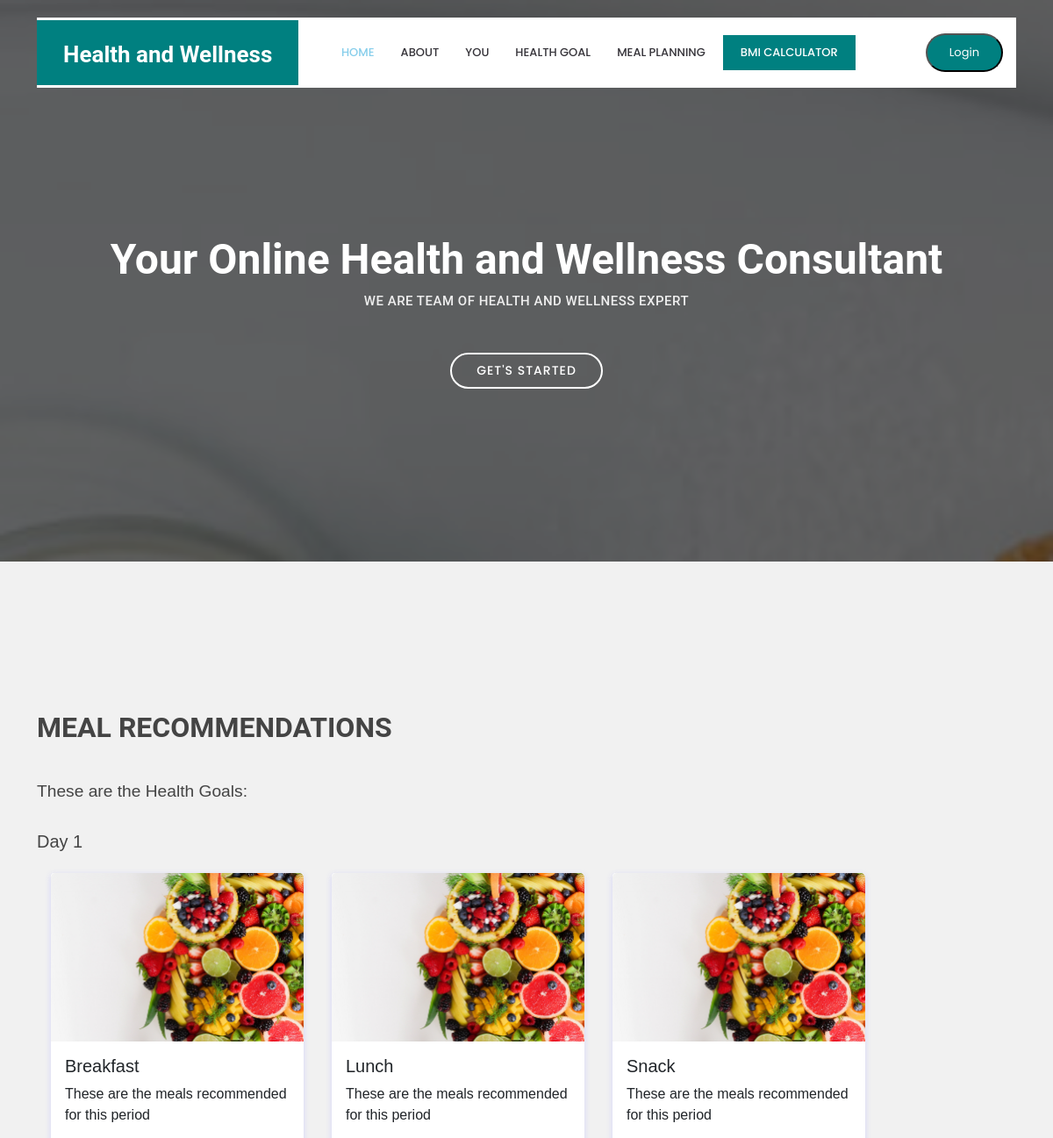
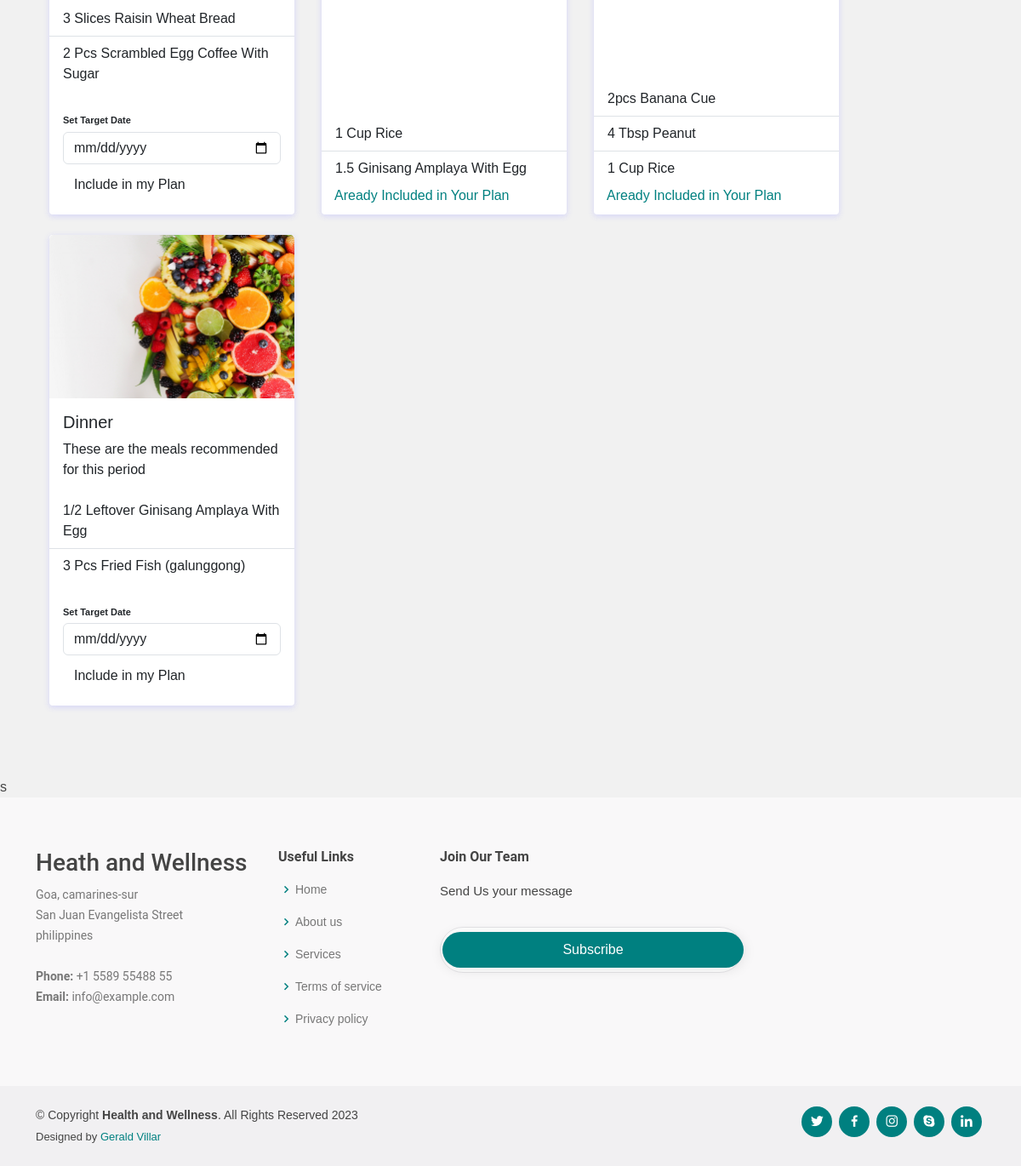
The app's page / (signed in) with its own data (2 pictures, top to bottom).
### tables this page shows
CREATE TABLE `meal_plans` (
  `id` int(11) NOT NULL,
  `user_id` int(11) DEFAULT NULL,
  `plan_name` varchar(50) NOT NULL,
  `daily_meal_schedule` varchar(100) NOT NULL,
  `portion_sizes` varchar(100) NOT NULL,
  `category_id` int(1) DEFAULT NULL
);

### index.php (the view, shortened to what this page needs)
<?php
	include("connection.php");
  if(!isset($category)){
    $category = 1;
  }
  $breakfast_day1 = $database->query('select * from meal_plans where category_id='.$category.' and daily_meal_schedule = "day1" and plan_name = "breakfast"');
  $breakfast_day1 = $breakfast_day1->fetch_assoc();
  $lunch_day1 = $database->query('select * from meal_plans where category_id='.$category.' and daily_meal_schedule = "day1" and plan_name = "lunch"');
  $lunch_day1 = $lunch_day1->fetch_assoc();
  $snack_day1 = $database->query('select * from meal_plans where category_id='.$category.' and daily_meal_schedule = "day1" and plan_name = "snack"');
  $snack_day1 = $snack_day1->fetch_assoc();
  $dinner_day1 = $database->query('select * from meal_plans where category_id='.$category.' and daily_meal_schedule = "day1" and plan_name = "dinner"');
  $dinner_day1 = $dinner_day1->fetch_assoc();
  $user = 0;
  if(isset($_SESSION['user_id'])){
    $user = $_SESSION['user_id'];
  }else{
    $user = 0;
  }
  $plans = $database->query('select * from goals where user_id = '.$user.'');
?>
<!DOCTYPE html>
<html lang="en">
<head>
  <link href="assets/vendor/aos/aos.css" rel="stylesheet">
  <link href="assets/vendor/bootstrap-icons/bootstrap-icons.css" rel="stylesheet">
  <link href="assets/vendor/boxicons/css/boxicons.min.css" rel="stylesheet">
  <link href="assets/vendor/glightbox/css/glightbox.min.css" rel="stylesheet">
  <link href="assets/vendor/remixicon/remixicon.css" rel="stylesheet">
  <link href="assets/vendor/swiper/swiper-bundle.min.css" rel="stylesheet">
  <link href="assets/vendor/bootstrap/css/bootstrap.min.css" rel="stylesheet">
  <link href="assets/css/style.css" rel="stylesheet">
</head>
<body>
  <header id="header" class="fixed-top d-flex align-items-center">
    <div class="container">
      <div class="header-container d-flex align-items-center justify-content-between">
        <div class="logo">
          <h1 class="text-light"><a href="loggedin.php"><span style="font-family: roboto;">Health and Wellness</span></a></h1>
        </div>
        <nav id="navbar" class="navbar">
          <ul>
            <li><a class="nav-link scrollto active" href="loggedin.php">Home</a></li>
            <li><a class="nav-link scrollto" href="About.html">About</a></li>
            <li><a class="nav-link scrollto" href="you.php">You</a></li>
            <li><a class="nav-link scrollto " href="healthgoal.php">Health Goal</a></li>
            <li><a class="nav-link scrollto" href="mealplanning.php">Meal Planning</a></li>
            <li><a class="nav-link scrollto" id="openModalLink">BMI Calculator</a></li>
            <a href="login.php">
            <li><button type="submit" class="getstarted scrollto">
              Login
            </button></li>
            </a>
          </ul>
        </nav>
      </div>
    </div>
  </header>
<section id="hero" class="d-flex align-items-center">
    <div class="container text-center position-relative" data-aos="fade-in" data-aos-delay="200">
      <h1 style="font-family: roboto">Your Online Health and Wellness Consultant </h1>
      <h2 style="font-family: roboto;">We are team of Health and Wellness Expert</h2>
      <a href="#meals" class="btn-get-started scrollto">Get's Started</a>
    </div>
  </section>
  <section id="portfolio" data-aos="fade-up" class="portfolio" style="margin-top: 100px;">
      <div class="container d-flex flex-wrap">
  <div class="section-title w-100" data-aos="fade-left">
          <h2>Meal Recommendations</h2>
          <p style = "font-size: larger;">These are the Health Goals: </p>
  </div>
  <h5 style="font-family:Arial, sans-serif" class="card-title w-100 mb-4">Day 1</h5>
  <div class="card mx-3" style="width: 18rem; font-family:Arial,sans-serif;">
  <img src="assets/img/samlpe.jpg" class="card-img-top" alt="...">
  <div class="card-body">
    <h5 class="card-title" style="font-family:Arial,sans-serif;" ><?php echo ucfirst($breakfast_day1['plan_name']); ?></h5>
    <p class="card-text">These are the meals recommended for this period</p>
  </div>
  <ul class="list-group list-group-flush">
  <?php $meals = explode("\n", $breakfast_day1["portion_sizes"]);
        foreach($meals as $meal):
  ?>
    <li class="list-group-item"><?php echo ucwords($meal); ?></li>
    <?php endforeach; ?>
  </ul>
    <?php $form = '<div class="card-body">
    <form action="setGoal.php" method="post">
    <input type="hidden" value='.$breakfast_day1['id'].' name="goal_type">
    <label id="plan" class="plan" style="font-family:Arial,sans-serif; font-size: 11px;">Set Target Date</label>
    <input type="date" name="target_date" id="plan" class="plan form-control">
    <button type="submit" class="btn card-link">Include in my Plan</button>
    </form>
    </div>'; ?>
    <?php echo $form; ?>
</div>
<div class="card mx-3" style="width: 18rem; font-family:Arial,sans-serif;">
  <img src="assets/img/samlpe.jpg" class="card-img-top" alt="...">
  <div class="card-body">
    <h5 class="card-title" style="font-family:Arial,sans-serif;" ><?php echo ucfirst( $lunch_day1['plan_name']); ?></h5>
    <p class="card-text">These are the meals recommended for this period</p>
  </div>
  <ul class="list-group list-group-flush">
  <?php $meals = explode("\n", $lunch_day1["portion_sizes"]);
        foreach($meals as $meal):
  ?>
    <li class="list-group-item"><?php echo ucwords($meal); ?></li>
    <?php endforeach; ?>
  </ul>
  <?php foreach($plans as $goal) :?>
    <?php if($goal['type_id'] != $lunch_day1['id']):?>
      <?php $form = '<div class="card-body">
    <form action="setGoal.php" method="post">
    <input type="hidden" value='.$lunch_day1['id'].' name="goal_type">
    <label id="plan" class="plan" style="font-family:Arial,sans-serif; font-size: 11px;">Set Target Date</label>
    <input type="date" name="target_date" id="plan" class="plan form-control">
    <button type="submit" class="btn card-link">Include in my Plan</button>
    </form>
  </div>'; ?>
  <?php else: ?>
    <?php $form = '<a href="#" class="btn-sm" style="padding-left: 15px; padding-bottom: 10px;">Aready Included in Your Plan</a> ';
    break; ?>
    <?php endif; ?>
    <?php endforeach;?>
    <?php echo $form; ?>
</div>
<div class="card mx-3" style="width: 18rem; font-family:Arial,sans-serif;">
  <img src="assets/img/samlpe.jpg" class="card-img-top" alt="...">
  <div class="card-body">
    <h5 class="card-title" style="font-family:Arial,sans-serif;" ><?php echo ucfirst( $snack_day1['plan_name']); ?></h5>
    <p class="card-text">These are the meals recommended for this period</p>
  </div>
  <ul class="list-group list-group-flush">
  <?php $meals = explode("\n", $snack_day1["portion_sizes"]);
        foreach($meals as $meal):
  ?>
    <li class="list-group-item"><?php echo ucwords($meal); ?></li>
    <?php endforeach; ?>
  </ul>
  <?php foreach($plans as $goal) :?>
    <?php if($goal['type_id'] != $snack_day1['id']):?>
      <?php $form = '<div class="card-body">
    <form action="setGoal.php" method="post">
    <input type="hidden" value='.$snack_day1['id'].' name="goal_type">
    <label id="plan" class="plan" style="font-family:Arial,sans-serif; font-size: 11px;">Set Target Date</label>
    <input type="date" name="target_date" id="plan" class="plan form-control">
    <button type="submit" class="btn card-link">Include in my Plan</button>
    </form>
  </div>'; ?>
  <?php else: ?>
      <?php $form = '<a href="#" class="btn-sm" style="padding-left: 15px; padding-bottom: 10px;">Aready Included in Your Plan</a> '; ?>
    <?php endif; ?>
    <?php endforeach;?>
    <?php echo $form; ?>
</div>
<div class="card mx-3" style="width: 18rem; font-family:Arial,sans-serif;">
  <img src="assets/img/samlpe.jpg" class="card-img-top" alt="...">
  <div class="card-body">
    <h5 class="card-title" style="font-family:Arial,sans-serif;" ><?php echo ucfirst($dinner_day1['plan_name']); ?></h5>
    <p class="card-text">These are the meals recommended for this period</p>
  </div>
  <ul class="list-group list-group-flush">
  <?php $meals = explode("\n", $dinner_day1["portion_sizes"]);
        foreach($meals as $meal):
  ?>
    <li class="list-group-item"><?php echo ucwords($meal); ?></li>
    <?php endforeach; ?>
  </ul>
  <?php foreach($plans as $goal) :?>
    <?php if($goal['type_id'] != $dinner_day1['id']):?>
    <?php $form = '<div class="card-body">
    <form action="setGoal.php" method="post">
    <input type="hidden" value='.$dinner_day1['id'].' name="goal_type">
    <label id="plan" class="plan" style="font-family:Arial,sans-serif; font-size: 11px;">Set Target Date</label>
    <input type="date" name="target_date" id="plan" class="plan form-control">
    <button type="submit" class="btn card-link">Include in my Plan</button>
    </form>
  </div>'; ?>
  <?php else: ?>
      <?php $form = '<a href="#" class="btn-sm" style="padding-left: 15px; padding-bottom: 10px;">Aready Included in Your Plan</a> ';
      break; ?>
    <?php endif; ?>
    <?php endforeach;?>
    <?php echo $form; ?>
</div>
      </div>
  </section>
  s
  <footer id="footer">
    <div class="footer-top">
      <div class="container">
        <div class="row">
          <div class="col-lg-3 col-md-6 footer-contact">
            <h3>Heath and Wellness</h3>
            <p>
              Goa, camarines-sur <br>
              San Juan Evangelista Street<br>
              philippines<br><br>
              <strong>Phone:</strong> +1 5589 55488 55<br>
              <strong>Email:</strong> info@example.com<br>
            </p>
          </div>
          <div class="col-lg-2 col-md-6 footer-links">
            <h4>Useful Links</h4>
            <ul>
              <li><i class="bx bx-chevron-right"></i> <a href="#">Home</a></li>
              <li><i class="bx bx-chevron-right"></i> <a href="#">About us</a></li>
              <li><i class="bx bx-chevron-right"></i> <a href="#">Services</a></li>
              <li><i class="bx bx-chevron-right"></i> <a href="#">Terms of service</a></li>
              <li><i class="bx bx-chevron-right"></i> <a href="#">Privacy policy</a></li>
            </ul>
          </div>
          <div class="col-lg-4 col-md-6 footer-newsletter">
            <h4>Join Our Team</h4>
            <p>Send Us your message</p>
            <form action="" method="post">
              <input type="email" name="email"><input type="submit" value="Subscribe">
            </form>
          </div>
        </div>
      </div>
    </div>
    <div class="container d-md-flex py-4">
      <div class="me-md-auto text-center text-md-start">
        <div class="copyright">
          &copy; Copyright <strong><span>Health and Wellness</span></strong>. All Rights Reserved 2023
        </div>
        <div class="credits">
          Designed by <a href="https://web.facebook.com/GeraldJean.villar.34">Gerald Villar</a>
        </div>
      </div>
      <div class="social-links text-center text-md-right pt-3 pt-md-0">
        <a href="#" class="twitter"><i class="bx bxl-twitter"></i></a>
        <a href="#" class="facebook"><i class="bx bxl-facebook"></i></a>
        <a href="#" class="instagram"><i class="bx bxl-instagram"></i></a>
        <a href="#" class="google-plus"><i class="bx bxl-skype"></i></a>
        <a href="#" class="linkedin"><i class="bx bxl-linkedin"></i></a>
      </div>
    </div>
  </footer>
</body>
</html>

### records on screen
meal_plans: plan_name "Breakfast", portion_sizes "3 Slices Raisin Wheat Bread", portion_sizes "2 Pcs Scrambled Egg Coffee With Sugar"
meal_plans: plan_name "Lunch", portion_sizes "1 Cup Rice", portion_sizes "1.5 Ginisang Amplaya With Egg"
meal_plans: plan_name "Snack", portion_sizes "2pcs Banana Cue", portion_sizes "4 Tbsp Peanut", portion_sizes "1 Cup Rice"
meal_plans: plan_name "Dinner", portion_sizes "1/2 Leftover Ginisang Amplaya With Egg", portion_sizes "3 Pcs Fried Fish (galunggong)"
